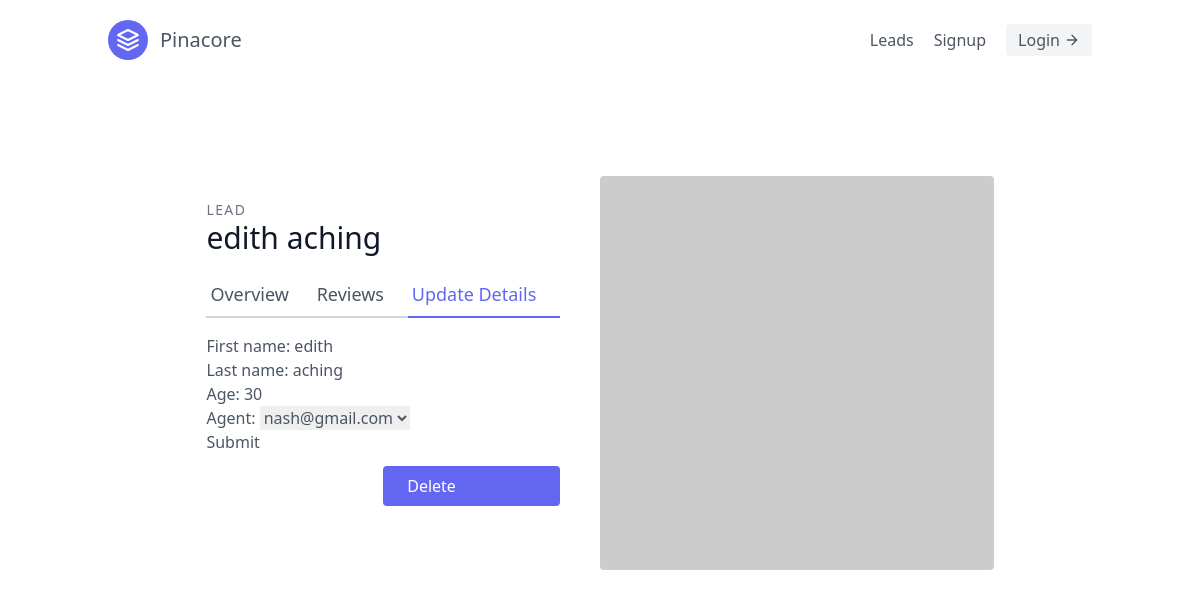
Page /leads/12/update/ on the committed database.
### leads/models.py (models this page shows, shortened)
class Lead(models.Model):
    SOURCE_CHOICES = (
        ('Youtube','Youtube'),
        ('Google','Google'),
        ('Newsletter','Newsletter'),
    )
    first_name = models.CharField(max_length=255)
    last_name = models.CharField(max_length=255)
    age = models.IntegerField(default=0)
    agent = models.ForeignKey('Agent', on_delete=models.CASCADE)

### leads/views.py (the view, shortened to what this page needs)
# urls.py: path('<int:pk>/update/', views.LeadUpdateView.as_view(), name='lead_update'),
class LeadUpdateView(generic.UpdateView):
    template_name = "leads/lead_update.html"
    queryset = Lead.objects.all()
    form_class = LeadForm

### leads/forms.py
class LeadForm(forms.ModelForm):
    class Meta:
        model = Lead
        fields = ['first_name','last_name','age', 'agent']

### leads/models.py (called while the page is built)
    def __str__(self):
        return self.user.email

### leads/templates/leads/lead_update.html (shortened to what this page needs)
{% extends 'base.html' %}
{% block content %}
<section class="text-gray-600 body-font overflow-hidden">
    <div class="container px-5 py-24 mx-auto">
        <div class="lg:w-4/5 mx-auto flex flex-wrap">
            <div class="lg:w-1/2 w-full lg:pr-10 lg:py-6 mb-6 lg:mb-0">
                <h2 class="text-sm title-font text-gray-500 tracking-widest">LEAD</h2>
                <h1 class="text-gray-900 text-3xl title-font font-medium mb-4">{{ lead.first_name }} {{ lead.last_name}}
                </h1>
                <div class="flex mb-4">
                    <a href="{%  url 'lead_detail' lead.pk %}"
                        class="flex-grow border-b-2 border-gray-300 py-2 text-lg px-1">Overview</a>
                    <a class="flex-grow border-b-2 border-gray-300 py-2 text-lg px-1">Reviews</a>
                    <a href="{% url 'lead_update' lead.pk %}"
                        class=" flex-grow text-indigo-500 border-b-2 border-indigo-500 py-2 text-lg px-1">Update
                        Details
                    </a>
                </div>
                <form action="" method="post">
                    {{ form.as_p }}
                    <button type="submit">Submit</button>
                </form>
                <a href="{%  url 'lead_delete' lead.pk %}"
                    class="mt-3 w-1/2 flex ml-auto text-white bg-indigo-500 border-0 py-2 px-6 focus:outline-none hover:bg-indigo-600 rounded">Delete
                </a>
            </div>
            <img alt="ecommerce" class="lg:w-1/2 w-full lg:h-auto h-64 object-cover object-center rounded"
                src="https://dummyimage.com/400x400">
        </div>
    </div>
</section>
{% endblock content %}

### rows in the picture
Lead: first_name "edith", last_name "aching", age "30", agent "nash@gmail.com"
